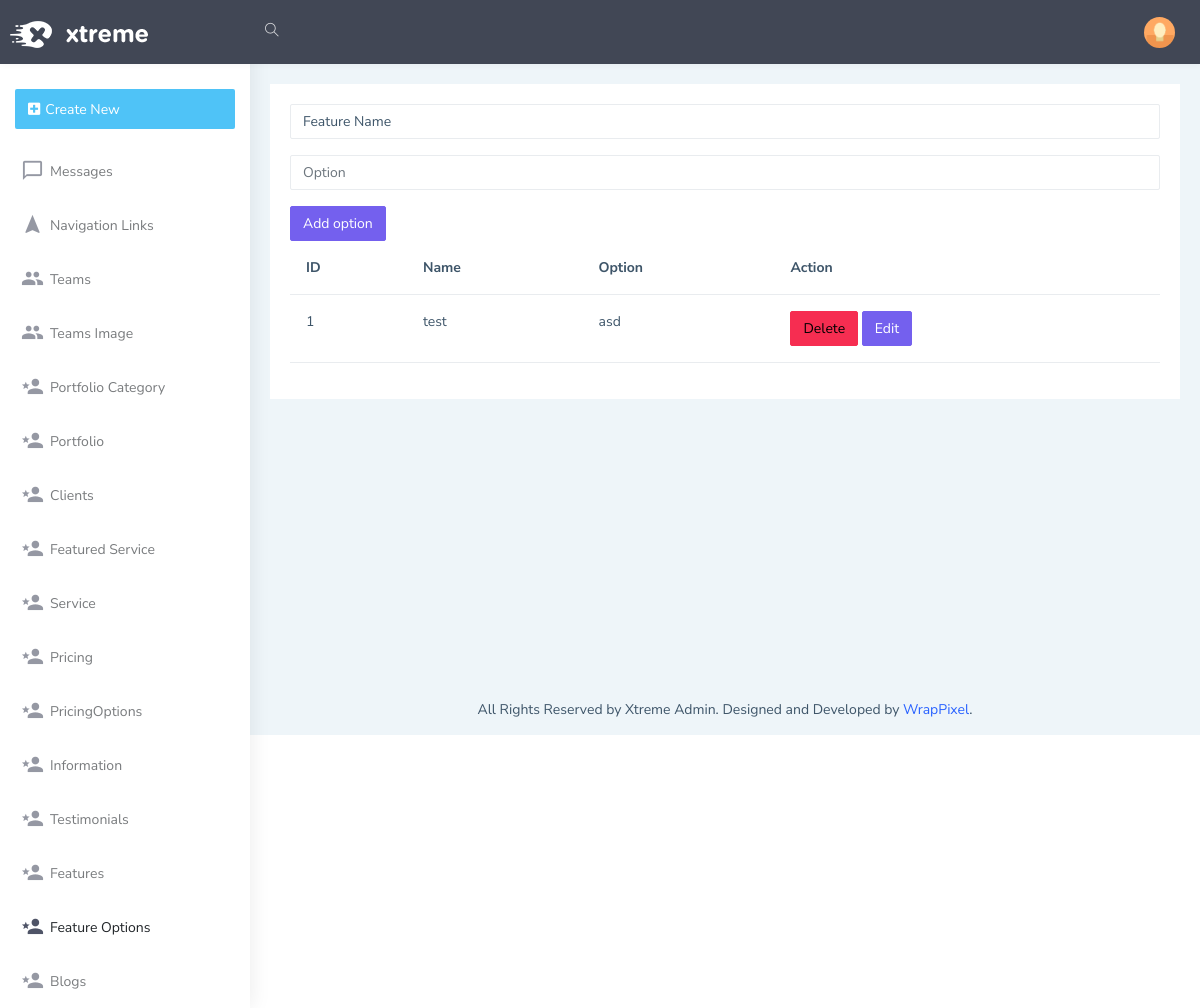
The app's page /admin/featureoptions with its own data.
### models.py (models this page shows)
class FeatureOptions(db.Model):
    Id=db.Column(db.Integer,primary_key=True,autoincrement=True)
    features_id=db.Column(db.Integer, db.ForeignKey('features.Id'))
    option=db.Column(db.String(150))

class Features(db.Model):
    Id=db.Column(db.Integer,primary_key=True,autoincrement=True)
    name=db.Column(db.String(50))
    icon=db.Column(db.String(50))
    info=db.Column(db.String(250))
    image=db.Column(db.String(50))
    order=db.Column(db.Integer)
    options=db.relationship('FeatureOptions', backref='feature_options', lazy=True)

### admin/routes.py (the view)
@admin_bp.route('/featureoptions', methods=['GET','POST'])
def featureoptions():
    from models import Features
    featureoptionsform=FeatureOptionsForm()
    featureoptions=FeatureOptions.query.all()
    features=Features.query.all()
    return render_template('admin/features/featureoptions.html',featureoptionsform=featureoptionsform,featureoptions=featureoptions,features=features,data=Features)

### admin/forms.py
class FeatureOptionsForm(FlaskForm):
    features_id=IntegerField('features_id')
    option=StringField('option')
    submit=SubmitField('Add option')

### admin/templates/admin/features/featureoptions.html (shortened to what this page needs)
{% extends 'admin/layout.html' %}
{% block body %}
<form action="/admin/featureoptions/add" method="POST">
  <select name="Featureoptions" class="form-control mb-3">
    <option value="Feature name">Feature Name</option>
  </select>
  <div class="mb-3">
    {{featureoptionsform.option(class="form-control", id="exampleFormControlInput1", placeholder="Option")}}
  </div>
    {{featureoptionsform.submit(class='btn btn-primary')}}
</form>
<table class="table">
  <thead>
    <tr>
      <th scope="col">ID</th>
      <th scope="col">Name</th>
      <th scope="col">Option</th>
      <th scope="col">Action</th>
    </tr>
  </thead>
  <tbody>
      {% for feature in featureoptions %}
    <tr>
      <td>{{feature.Id}}</td>
      <td>{{data.query.filter_by(Id=feature.features_id).first().name}}</td>
      <td>{{feature.option}}</td>
      <td>
          <a href="/admin/featureoptions/delete/{{feature.Id}}" class="btn btn-danger">Delete</a>
          <a href="/admin/featureoptions/edit/{{feature.Id}}" class="btn btn-primary">Edit</a>
      </td>
    </tr>
    {% endfor %}
  </tbody>
</table>
{% endblock %}}

### records on screen
FeatureOptions: Id "1", option "asd"
Features: query.filter_by "test"
